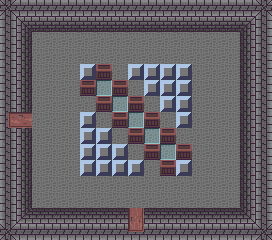

A level layout from a 2D game, rendered from its tile map. Below: a short description, then the map file with its tile-grid data intact:
An orthogonal 17x15 tile map with 16x16 px tiles, 1 tile layer (base).

<map version="1.10" tiledversion="1.10.2" orientation="orthogonal" renderorder="right-down" width="17" height="15" tilewidth="16" tileheight="16" infinite="0" nextlayerid="2" nextobjectid="1">
 <editorsettings>
  <export target="level15.lua" format="lua" />
 </editorsettings>
 <properties>
  <property name="south" value="level9" />
  <property name="west" value="level16" />
 </properties>
 <tileset firstgid="1" source="level_tiles.tsx" />
 <layer id="1" name="base" width="17" height="15">
  <data encoding="csv">
32,37,37,37,37,37,37,37,37,37,37,37,37,37,37,37,32,
38,1,2,2,2,2,2,2,2,2,2,2,2,2,2,3,38,
38,9,10,10,10,10,10,10,10,10,10,10,10,10,10,11,38,
38,9,10,10,10,10,10,10,10,10,10,10,10,10,10,11,38,
38,9,10,10,10,39,26,10,39,39,39,39,10,10,10,11,38,
38,9,10,10,10,26,25,26,10,39,39,39,10,10,10,11,38,
38,9,10,10,10,10,26,25,26,10,39,39,10,10,10,11,38,
42,43,10,10,10,39,10,26,25,26,10,39,10,10,10,11,38,
38,9,10,10,10,39,39,10,26,25,26,10,10,10,10,11,38,
38,9,10,10,10,39,39,39,10,26,25,26,10,10,10,11,38,
38,9,10,10,10,39,39,39,39,10,26,39,10,10,10,11,38,
38,9,10,10,10,10,10,10,10,10,10,10,10,10,10,11,38,
38,9,10,10,10,10,10,10,10,10,10,10,10,10,10,11,38,
38,17,18,18,18,18,18,18,36,18,18,18,18,18,18,19,38,
32,37,37,37,37,37,37,37,44,37,37,37,37,37,37,37,32
</data>
 </layer>
</map>